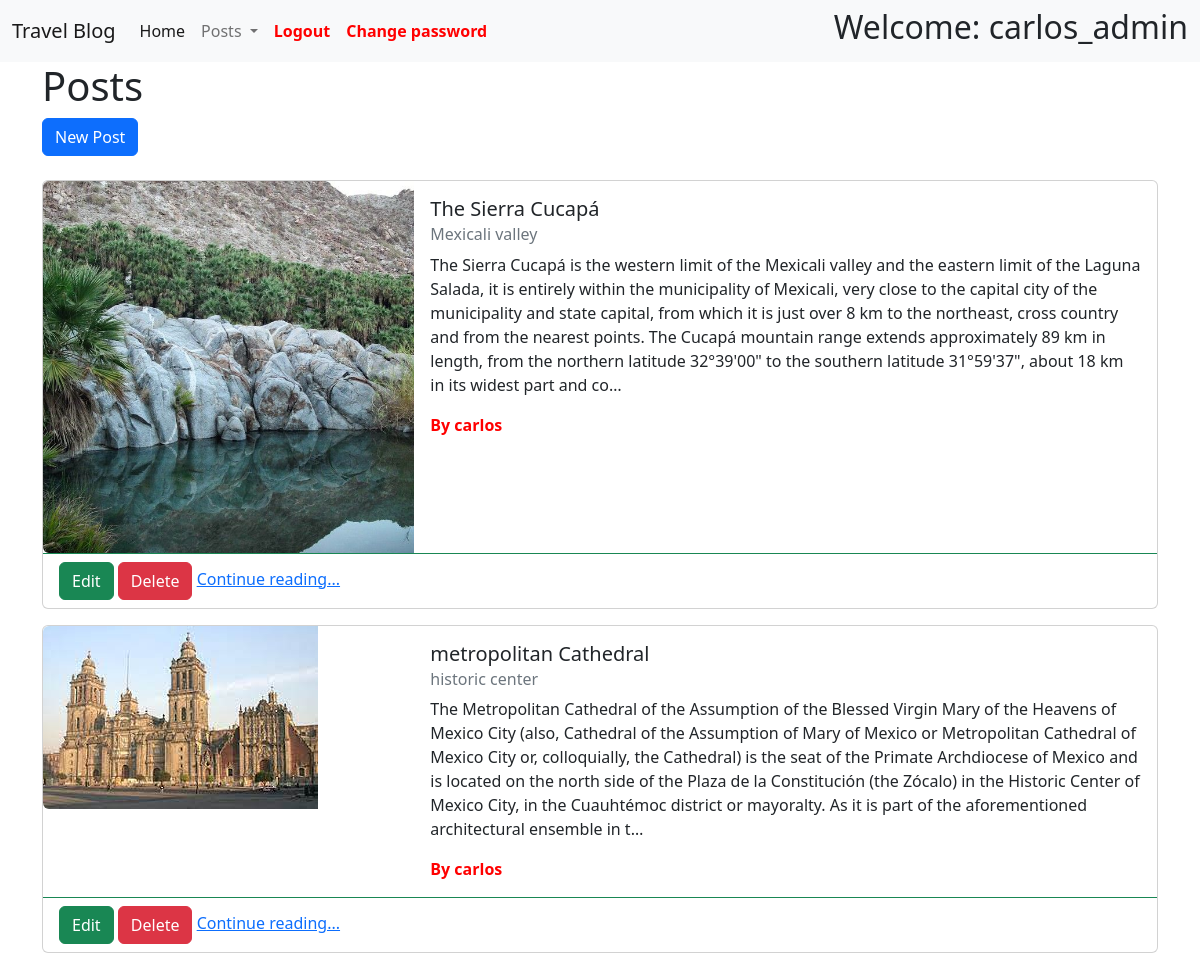
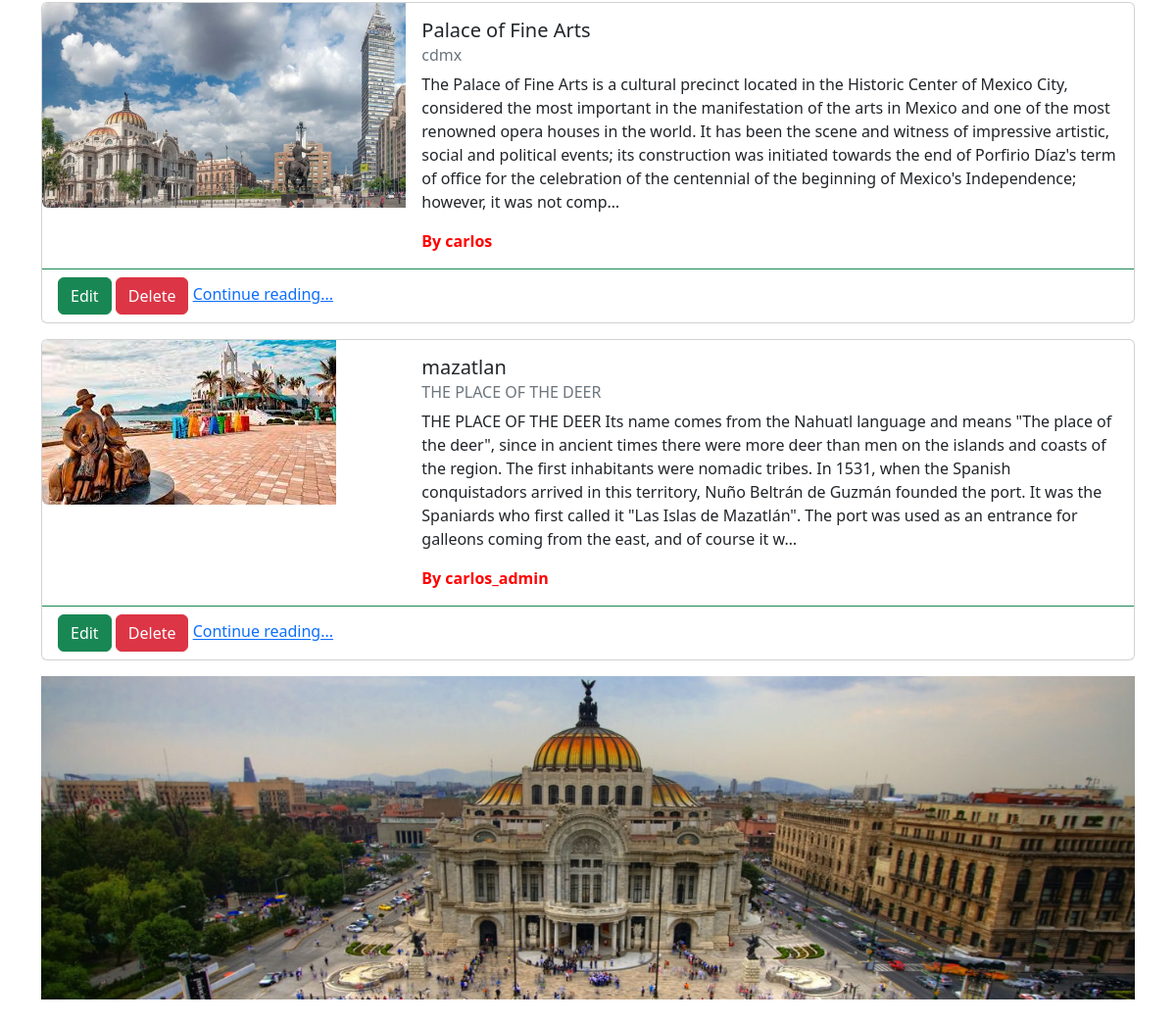
The app's page /posts/ (signed in) with its own data (2 pictures, top to bottom).
### posts/models.py (models this page shows, shortened)
class Post(models.Model):
    title = models.CharField(max_length=256)
    subtitle = models.CharField(max_length=256)
    body = models.TextField()
    image = models.ImageField(default='AIFA1.jpg')
    created_on = models.DateTimeField(auto_now_add=True)
    author = models.ForeignKey(
        get_user_model(),
        on_delete=models.CASCADE
    )

### posts/views.py (the view)
# urls.py: path('',PostListView.as_view() , name="post_list"),
class PostListView(ListView):
    template_name = "posts/list.html"
    model = Post

### templates/posts/list.html (shortened to what this page needs)
{% extends 'base.html' %}
{% load static %}
{% block link %}
<link rel="stylesheet" href="{% static 'css/list.css' %}" />
{% endblock link %}
{% block content %}
<h1>Posts</h1>
{% if request.user.is_authenticated %}
<a href="{% url 'post_new' %}" class="btn btn-primary">New Post</a>
{% endif %}
<br />
<br />
{% for post in post_list %}
<div class="card mb-3 ">
    <div class="row g-0">
        <div class="col-md-4">
            {% static "" as baseUrl %}
            <img class="img-fluid rounded-start" src="{{ baseUrl }}/media/{{post.image}}" alt="My image">
        </div>
        <div class="col-md-8">
            <div class="card-body">
                <h5 class="card-title">{{ post.title }}</h5>
                <h6 class="card-subtitle mb-2 text-muted">{{ post.subtitle }}</h6>
                <p class="card-text">{{ post.body|truncatechars:500 }}</p>
                <strong>By {{ post.author}} </strong>
            </div>
        </div>
        <div class="card-footer bg-transparent border-success">
            {% if request.user.is_authenticated %}
            <a href="{% url 'post_edit' pk=post.id %}" class="btn btn-success"> Edit</a>
            <a href="{% url 'post_delete' pk=post.id %}" class="btn btn-danger"> Delete </a>
            {% endif %}
            <a href="{% url 'post_detail' pk=post.id %}"> Continue reading...</a>
        </div>
    </div>
</div>
{% endfor %}
{% endblock content %}

### templates/base.html (shortened to what this page needs)
{% load static %}
<!DOCTYPE html>
<html lang="en">
<head>
    <link href="https://cdn.jsdelivr.net/npm/bootstrap@5.2.0/dist/css/bootstrap.min.css" rel="stylesheet"
>
    <link rel="stylesheet" href="{% static 'css/base.css' %}" />
    {% block link %}{% endblock link %}
</head>
<body>
    <nav class="navbar navbar-expand-lg bg-light">
        <div class="container-fluid">
            <a class="navbar-brand" href="#">Travel Blog</a>
            <div class="collapse navbar-collapse" id="navbarNav">
                <ul class="navbar-nav">
                    <li class="nav-item">
                        <a class="nav-link active" aria-current="page" href="{%  url 'home' %}">Home</a>
                    </li>
                    <li class="nav-item dropdown">
                        <a class="nav-link dropdown-toggle" href="#" role="button" data-bs-toggle="dropdown"
                            aria-expanded="false">
                            Posts
                        </a>
                    </li>
                    {% if request.user.is_authenticated %}
                    <li><a class="nav-link " href="{% url 'logout' %}"><strong>Logout</strong></a></li>
                    <li><a class="nav-link " href="{% url 'password_change' %}"><strong>Change password</strong></a>
                    </li>
                    {% else %}
                    <li><a class="nav-link " href="{% url 'signup' %}"><strong>Signup</strong></a></li>
                    <li><a class="nav-link " href="{% url 'login' %}"><strong>Login</strong></a></li>
                    <li><a class="nav-link " href="{% url 'password_reset' %}"><strong>Reset password</strong></a></li>
                    {% endif %}
                </ul>
            </div>
            {% if request.user.is_authenticated %}
            <h2>Welcome: {{ request.user.username }} <h2>
                    {% endif %}
        </div>
    </nav>
    <div class="container">
        {% block content %}
        {% endblock content %}
        <img src="{% static 'media/banner-ciudad-de-mc3a9xico.jpg' %}" width=100% alt="My image">
        <br><br>
    </div>
</body>
</html>

### static/css/list.css (style rules this page uses)
img { width: 350; height: 350; }
strong { color: red; }

### records on screen
Post: image (picture), title "The Sierra Cucapá", subtitle "Mexicali valley", body "The Sierra Cucapá is the western limit of the Mexicali valley and the eastern limit of the Laguna Salada, it is entirely within the municipality of Mexicali, very close to the capital city of the municipality and state capital, from which it is just over 8 km to the northeast, cross country and from the nearest points. The Cucapá mountain range extends approximately 89 km in length, from the northern latitude 32°39'00\" to the southern latitude 31°59'37\", about 18 km in its widest part and co…", author "carlos"
Post: image (picture), title "metropolitan Cathedral", subtitle "historic center", body "The Metropolitan Cathedral of the Assumption of the Blessed Virgin Mary of the Heavens of Mexico City (also, Cathedral of the Assumption of Mary of Mexico or Metropolitan Cathedral of Mexico City or, colloquially, the Cathedral) is the seat of the Primate Archdiocese of Mexico and is located on the north side of the Plaza de la Constitución (the Zócalo) in the Historic Center of Mexico City, in the Cuauhtémoc district or mayoralty. As it is part of the aforementioned architectural ensemble in t…", author "carlos"
Post: image (picture), title "Palace of Fine Arts", subtitle "cdmx", body "The Palace of Fine Arts is a cultural precinct located in the Historic Center of Mexico City, considered the most important in the manifestation of the arts in Mexico and one of the most renowned opera houses in the world. It has been the scene and witness of impressive artistic, social and political events; its construction was initiated towards the end of Porfirio Díaz's term of office for the celebration of the centennial of the beginning of Mexico's Independence; however, it was not comp…", author "carlos"
Post: image (picture), title "mazatlan", subtitle "THE PLACE OF THE DEER", body "THE PLACE OF THE DEER Its name comes from the Nahuatl language and means \"The place of the deer\", since in ancient times there were more deer than men on the islands and coasts of the region. The first inhabitants were nomadic tribes. In 1531, when the Spanish conquistadors arrived in this territory, Nuño Beltrán de Guzmán founded the port. It was the Spaniards who first called it \"Las Islas de Mazatlán\". The port was used as an entrance for galleons coming from the east, and of course it w…", author "carlos_admin"

### other values on screen
{{ request.user.username }} "carlos_admin"
